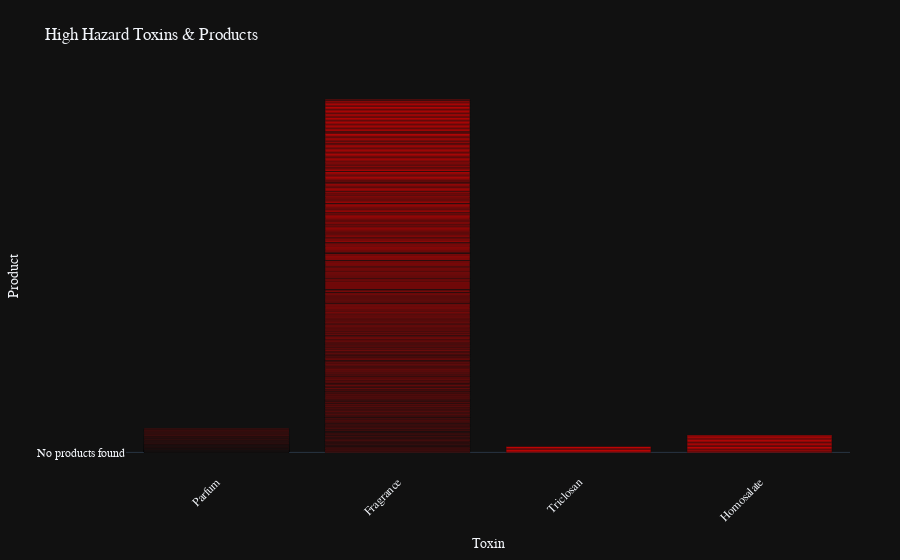

Notebook source saved alongside this figure:
### Markdown cell above
# High Hazard Interactive Chart

### Code cell
# low_df = df[df['Product'] != 'No products found']
layout = go.Layout(
    title='High Hazard Toxins & Products',
    template='plotly_dark',
    xaxis=dict(title='Toxin', tickangle=-45, automargin=True),
    yaxis=dict(title='Product'),
    font=dict(family="Redaction"),
    margin=dict(l=50, r=50, t=80, b=50)
)

data = [
    go.Bar(
        x=mod_df['Toxin'],
        y=mod_df['Product'],
        marker=dict(color='#ff0000')
    )
]

fig = go.Figure(data=data, layout=layout)

pio.show(fig)

pio.write_html(fig, file='../reports/dynamic_visuals/high_hazard_bar.html', auto_open=False)

### Figure 1 — Plotly figure (JSON) as saved in the notebook; plotly's stock layout.template omitted (floating-point values rounded to 4 significant figures; data arrays with more than 128 entries replaced by an {"elided": "..."} marker saying what was removed)
{"data": [{"marker": {"color": "#ff0000"}, "type": "bar", "x": {"elided": "649 str values"}, "y": {"elided": "649 str values"}}], "layout": {"font": {"family": "Redaction"}, "margin": {"b": 50, "l": 50, "r": 50, "t": 80}, "title": {"text": "High Hazard Toxins & Products"}, "xaxis": {"automargin": true, "tickangle": -45, "title": {"text": "Toxin"}}, "yaxis": {"title": {"text": "Product"}}}}
